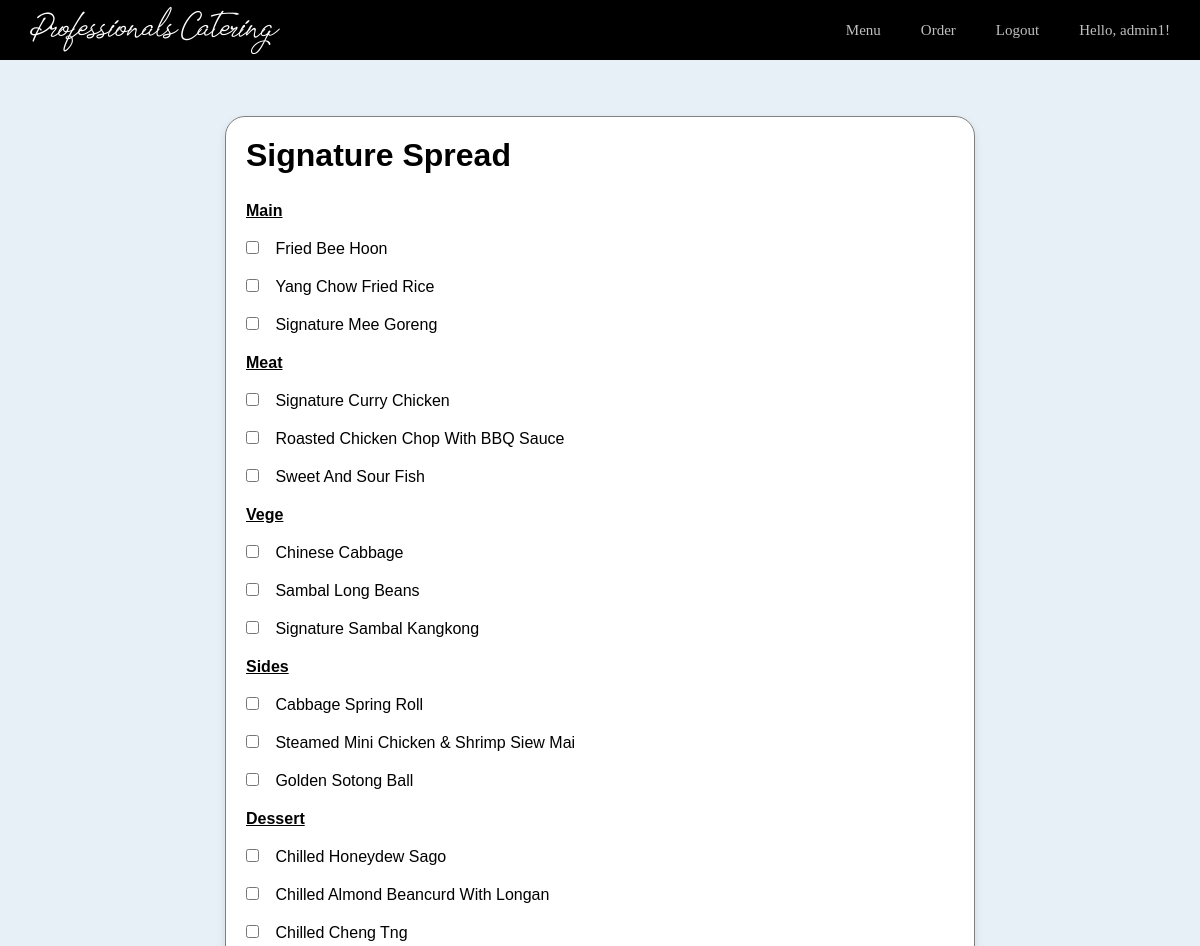
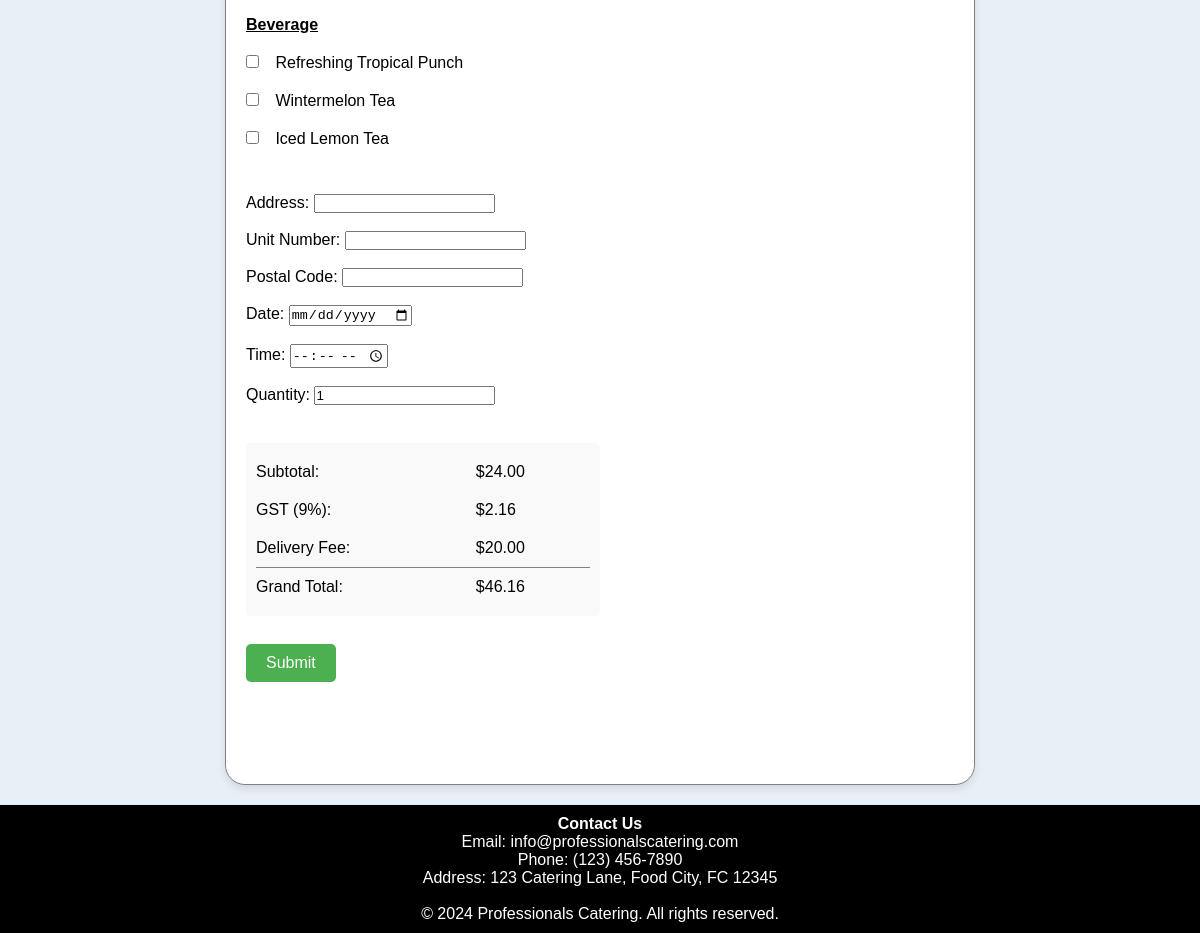
Screenshot of /cart/cart.php?product_id=Signature Spread (signed in) with the database file from the repository (2 pictures, top to bottom).
### tables this page shows
create table if not exists dish(
    name varchar(100),
    category varchar(100),
    course varchar(100)
);

### cart/cart.php (the view, shortened to what this page needs)
<?php
$servername = "localhost";
$username = "root";
$password = "";
$dbname = "professionals";
$conn = new mysqli($servername, $username, $password, $dbname);
?>
<!DOCTYPE html>
<html lang="en">
<head>
   <link rel="stylesheet" href="../styles.css">
</head>
<body>
   <header class="header">
       <div class="header_content">
           <a href="../index.php" class="logo">Professionals Catering</a>
           <nav class="nav">
                <ul class="nav_list">
                    <li class="nav_item">
                        <a href="../menu/menu.php" class="nav_link">Menu</a>
                    </li>
                    <li class="nav_item">
                        <a href="../order/order.php" class="nav_link">Order</a>
                    </li>
                    <?php if (isset($_SESSION['username'])): ?>
                        <li class="nav_item">
                            <a href="../logout.php" class="nav_link">Logout</a>
                        </li>
                        <li class="nav_item">
                            <span class="nav_link">Hello, <?php echo htmlspecialchars($_SESSION['username']); ?>!</span>
                        </li>
                    <?php else: ?>
                        <li class="nav_item">
                            <a href="../login/login.php" class="nav_link">Login</a>
                        </li>
                    <?php endif; ?>
                </ul>
            </nav>
       </div>
   </header>
   <div class="content">
        <br><br>
        <div class="container">
            <form id='dish-form' action="submit_order.php" method="post">
        <?php
            if (isset($_GET['product_id'])) {
                $product_id = htmlspecialchars($_GET['product_id']);
                $stmt = $conn->prepare("SELECT category,price FROM menu WHERE name = ?");
                $stmt->bind_param("s", $product_id);
                $stmt->execute();
                $stmt->bind_result($category, $price);
                if ($category) {
                    echo "<h1>$product_id</h1>";
                    echo "<br>";
                    $stmt = $conn->prepare("SELECT name, course FROM dish WHERE category = ?");
                    $stmt->bind_param("s", $category);
                    $stmt->execute();
                    $result = $stmt->get_result();
                    if ($result->num_rows > 0) {
                        echo "<table>";
                        $current_course = "";
                        while ($row = $result->fetch_assoc()) {
                            if ($category !== "bento" && $current_course !== $row['course']) {
                                $current_course = $row['course'];
                                echo "<tr><th colspan='2'><u>" . htmlspecialchars(ucwords($current_course)) . "</u></th></tr>";
                            }
                            $dish_name = ucwords($row['name']);
                            if ($category === "bento") {
                                echo "<tr><td><input type='checkbox' class='hidden-checkbox' name='selected_dishes[]' value='" . htmlspecialchars($row['name']) . "' checked></td><td>" . htmlspecialchars($dish_name) . "</td></tr>";
                            } else {
                                echo "<tr><td><input type='checkbox' class='course-checkbox' name='selected_dishes[" . htmlspecialchars($current_course) . "]' value='" . htmlspecialchars($row['name']) . "' data-course='" . htmlspecialchars($current_course) . "'></td><td>" . htmlspecialchars($dish_name) . "</td></tr>";
                            }
                        }
                        echo "</table>";
                        echo "<br>";
                    } else {
                        echo "<p>No dishes found in this category.</p>";
                    }
                } else {
                    echo "<h1>Product not found</h1>";
                }
            } else {
                echo "<h1>No product selected</h1>";
            }
            ?>
            <br>
            <label for="address">Address:</label>
            <input type="text" id="address" name="address" required><br><br>
            <label for="unit_number">Unit Number:</label>
            <input type="text" id="unit_number" name="unit_number" required><br><br>
            <label for="postal_code">Postal Code:</label>
            <input type="text" id="postal_code" name="postal_code" required><br><br>
            <label for="date">Date:</label>
            <input type="date" id="date" name="date" min="<?php echo date('Y-m-d', strtotime('+1 day')); ?>" required><br><br>
            <label for="time">Time:</label>
            <input type="time" id="time" name="time" required><br><br>
            <label for="quantity">Quantity:</label>
            <input type="number" id="quantity" name="quantity" min="1" value="1" required><br><br>
            <div id="price-details">
                <table>
                    <tr>
                        <td>Subtotal:</td>
                        <td id="subtotal">$0.00</td>
                    </tr>
                    <tr>
                        <td>GST (9%):</td>
                        <td id="gst">$0.00</td>
                    </tr>
                    <tr>
                        <td>Delivery Fee:</td>
                        <td>$20.00</td>
                    </tr>
                    <tr style="border-top: 1px solid gray;">
                        <td>Grand Total:</td>
                        <td id="grand-total">$20.00</td>
                    </tr>
                </table>
            </div>
            <br>
            <input type='submit' value='Submit'>
            </form>
        <br><br><br><br>
   </div>
   <footer class="footer">
       <div class="footer_content">
           <div class="footer_section">
               <h4><a href="../feedback/feedback.php">Contact Us</a></h4>
               <p>Email: info@professionalscatering.com</p>
               <p>Phone: (123) 456-7890</p>
               <p>Address: 123 Catering Lane, Food City, FC 12345</p>
           </div>
           <br>
       </div>
       <div class="footer_bottom">
           <p>&copy; 2024 Professionals Catering. All rights reserved.</p>
       </div>
   </footer>
</body>
</html>

### styles.css (style rules this page uses)
* { margin: 0; padding: 0; box-sizing: border-box; }
ul { list-style: none; }
a { text-decoration: none; color:inherit; }
body { background-color: #e8f0f7; height: auto; padding-top: 60px; }
.header { background-color: black; position : fixed; width: 100%; top: 0; z-index: 10; }
.header_content { display:flex; align-items: center; justify-content: space-between; padding: 0 30px; min-height: 60px; }
.logo { font-family: tomatoes, sans-serif; color: #fff; font-size: 23px; letter-spacing: -1.5px; font-weight: 500; }
.nav { transition: all 0.3s ease-in-out; }
.nav_list { display:flex; column-gap: 40px; }
.nav_link { color: rgba(255, 255, 255, 0.75); font-size: 15px; transition: all 0.4s; }
.content { font-family: gamilia, sans-serif; align-items: center; display: flex; flex-direction: column; }
footer { background-color: black; color: white; text-align: center; padding: 10px; position: relative; bottom: 0; width: 100%; }

### cart/cart.php (style rules this page uses)
.container { background-color: white; border-radius: 20px; border: 1px solid gray; margin: 20px 0 20px 0; min-width: 350px; width: 70vw; max-width: 750px; padding: 20px; box-shadow: 0 4px 8px rgba(0, 0, 0, 0.1); }
table { width: 100%; border-collapse: collapse; border: none; }
th, td { padding: 10px 0 10px 0; text-align: left; }
button, input[type="submit"] { padding: 10px 20px; margin: 10px 0; background-color: #4CAF50; color: white; border: none; border-radius: 5px; font-size: 1em; cursor: pointer; transition: background-color 0.3s ease; }
#price-details { margin-top: 20px; padding: 10px; border-radius: 5px; background-color: #f9f9f9; width: 50%; }

### rows the page displays
dish: course "Main", name "Fried Bee Hoon"
dish: name "Yang Chow Fried Rice"
dish: name "Signature Mee Goreng"
dish: course "Meat", name "Signature Curry Chicken"
dish: name "Roasted Chicken Chop With BBQ Sauce"
dish: name "Sweet And Sour Fish"
dish: course "Vege", name "Chinese Cabbage"
dish: name "Sambal Long Beans"
dish: name "Signature Sambal Kangkong"
dish: course "Sides", name "Cabbage Spring Roll"
dish: name "Steamed Mini Chicken & Shrimp Siew Mai"
dish: name "Golden Sotong Ball"
dish: course "Dessert", name "Chilled Honeydew Sago"
dish: name "Chilled Almond Beancurd With Longan"
dish: name "Chilled Cheng Tng"
dish: course "Beverage", name "Refreshing Tropical Punch"
dish: name "Wintermelon Tea"
dish: name "Iced Lemon Tea"

### other values shown
$_SESSION['username'] "admin1"
$product_id "Signature Spread"
